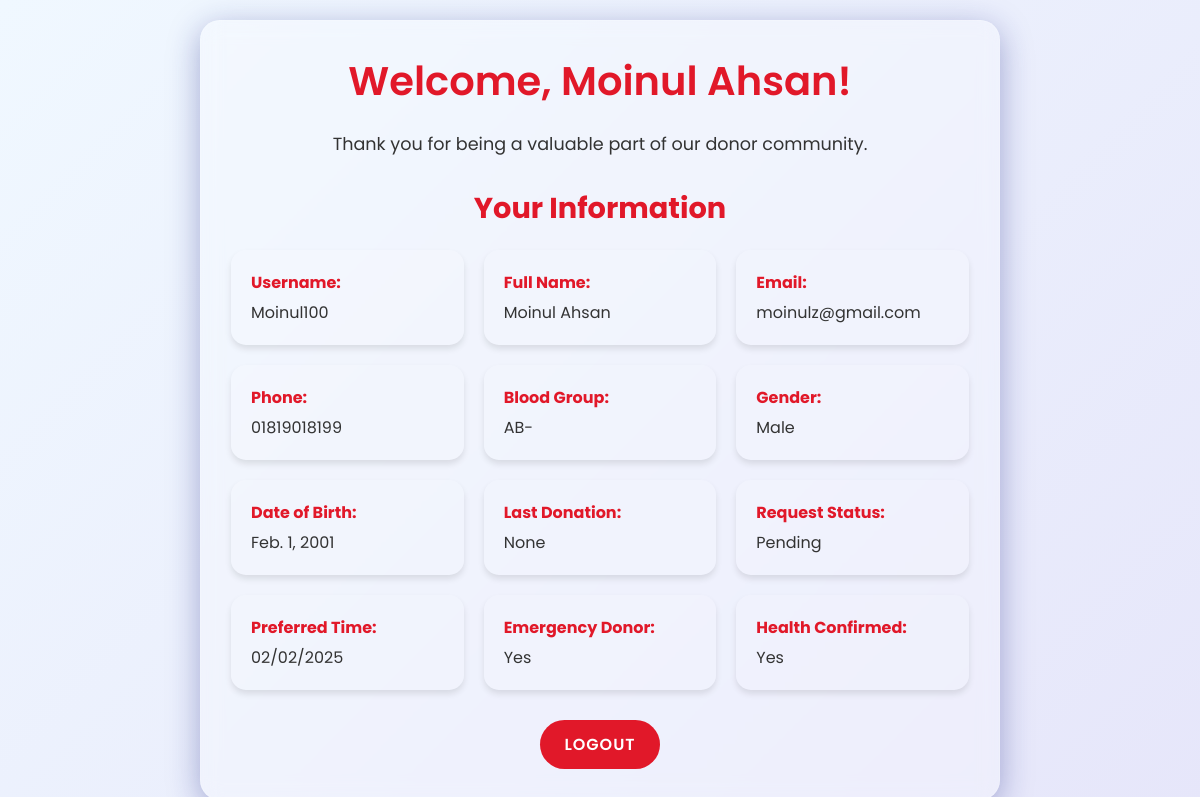
Page /donor-dashboard/ (signed in) on the earlier database version.
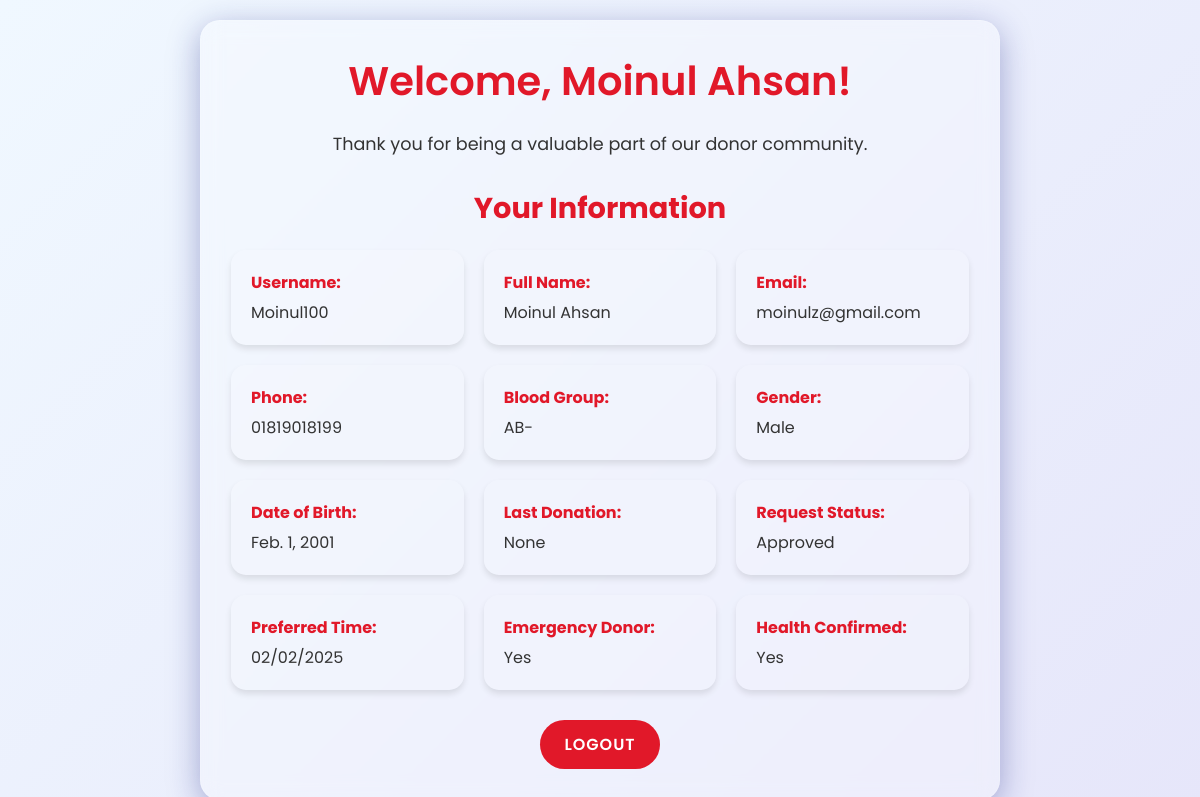
Same page on the later database version.
### blood_bank/models.py (models this page shows, shortened)
class DonorReg(models.Model):
    STATUS_CHOICES = [
        ('Pending', 'Pending'),
        ('Approved', 'Approved'),
        ('Rejected', 'Rejected'),
    ]
    GENDER_CHOICES = [
        ('Male', 'Male'),
        ('Female', 'Female'),
        ('Other', 'Other'),
    ]
    BLOOD_GROUP_CHOICES = [
        ('A+', 'A+'), ('A-', 'A-'),
        ('B+', 'B+'), ('B-', 'B-'),
        ('AB+', 'AB+'), ('AB-', 'AB-'),
        ('O+', 'O+'), ('O-', 'O-'),
    ]
    username = models.CharField(max_length=100, unique=True)
    full_name = models.CharField(max_length=255)
    dob = models.DateField(verbose_name="Date of Birth")
    gender = models.CharField(max_length=10, choices=GENDER_CHOICES)
    phone = models.CharField(max_length=15)
    email = models.EmailField(unique=True)
    address = models.TextField()
    blood_group = models.CharField(max_length=5, choices=BLOOD_GROUP_CHOICES)
    health_confirmed = models.BooleanField(default=False)
    emergency_donor = models.BooleanField(default=False)
    preferred_times = models.TextField(blank=True, null=True)
    last_donation_date = models.DateField(verbose_name="Last Donation Date", blank=True, null=True)  # Added field
    password = models.CharField(max_length=128)
    status = models.CharField(max_length=10, choices=STATUS_CHOICES, default='Pending')  # Add this field

### blood_bank/views.py (the view)
# urls.py: path('donor-dashboard/', donor_dashboard, name='donor_dashboard'),
def donor_dashboard(request):
    donor_id = request.session.get('donor_id')
    if not donor_id:
        return redirect('donor_login')
    try:
        donor = DonorReg.objects.get(id=donor_id)
    except DonorReg.DoesNotExist:
        return redirect('donor_login')
    return render(request, 'donor_dashboard.html', {'donor': donor})

### blood_bank/templates/donor_dashboard.html (shortened to what this page needs)
 <!DOCTYPE html>
<html lang="en">
<head>
</head>
<body>
  <div class="container">
    <h1 class="fade-in" style="animation-delay: 0.1s;">Welcome, {{ donor.full_name }}!</h1>
    <p class="fade-in" style="animation-delay: 0.2s;">Thank you for being a valuable part of our donor community.</p>
    <h2 class="fade-in" style="animation-delay: 0.3s;">Your Information</h2>
    <div class="donor-info">
      <div class="info-card fade-in" style="animation-delay: 0.4s;">
        <strong>Username:</strong> {{ donor.username }}
      </div>
      <div class="info-card fade-in" style="animation-delay: 0.5s;">
        <strong>Full Name:</strong> {{ donor.full_name }}
      </div>
      <div class="info-card fade-in" style="animation-delay: 0.5s;">
        <strong>Email:</strong> {{ donor.email }}
      </div>
      <div class="info-card fade-in" style="animation-delay: 0.6s;">
        <strong>Phone:</strong> {{ donor.phone }}
      </div>
      <div class="info-card fade-in" style="animation-delay: 0.7s;">
        <strong>Blood Group:</strong> {{ donor.blood_group }}
      </div>
      <div class="info-card fade-in" style="animation-delay: 0.8s;">
        <strong>Gender:</strong> {{ donor.gender }}
      </div>
      <div class="info-card fade-in" style="animation-delay: 0.9s;">
        <strong>Date of Birth:</strong> {{ donor.dob }}
      </div>
      <div class="info-card fade-in" style="animation-delay: 1s;">
        <strong>Last Donation:</strong> {{ donor.last_donation_date }}
      </div>
      <div class="info-card fade-in" style="animation-delay: 1.1s;">
        <strong>Request Status:</strong> {{ donor.status }}
      </div>
      <div class="info-card fade-in" style="animation-delay: 0.5s;">
        <strong>Preferred Time:</strong> {{ donor.preferred_times }}
      </div>
      <div class="info-card fade-in" style="animation-delay: 1.2s;">
        <strong>Emergency Donor:</strong> {{ donor.emergency_donor|yesno:"Yes,No" }}
      </div>
      <div class="info-card fade-in" style="animation-delay: 1.3s;">
        <strong>Health Confirmed:</strong> {{ donor.health_confirmed|yesno:"Yes,No" }}
      </div>
    </div>
    <div class="actions fade-in" style="animation-delay: 1.4s;">
      <a href="{% url 'donor_logout' %}" class="action-btn logout">Logout</a>
    </div>
  </div>
</body>
</html>

Differences in the rows shown:
changed DonorReg "Moinul Ahsan": status "Pending" → "Approved"
